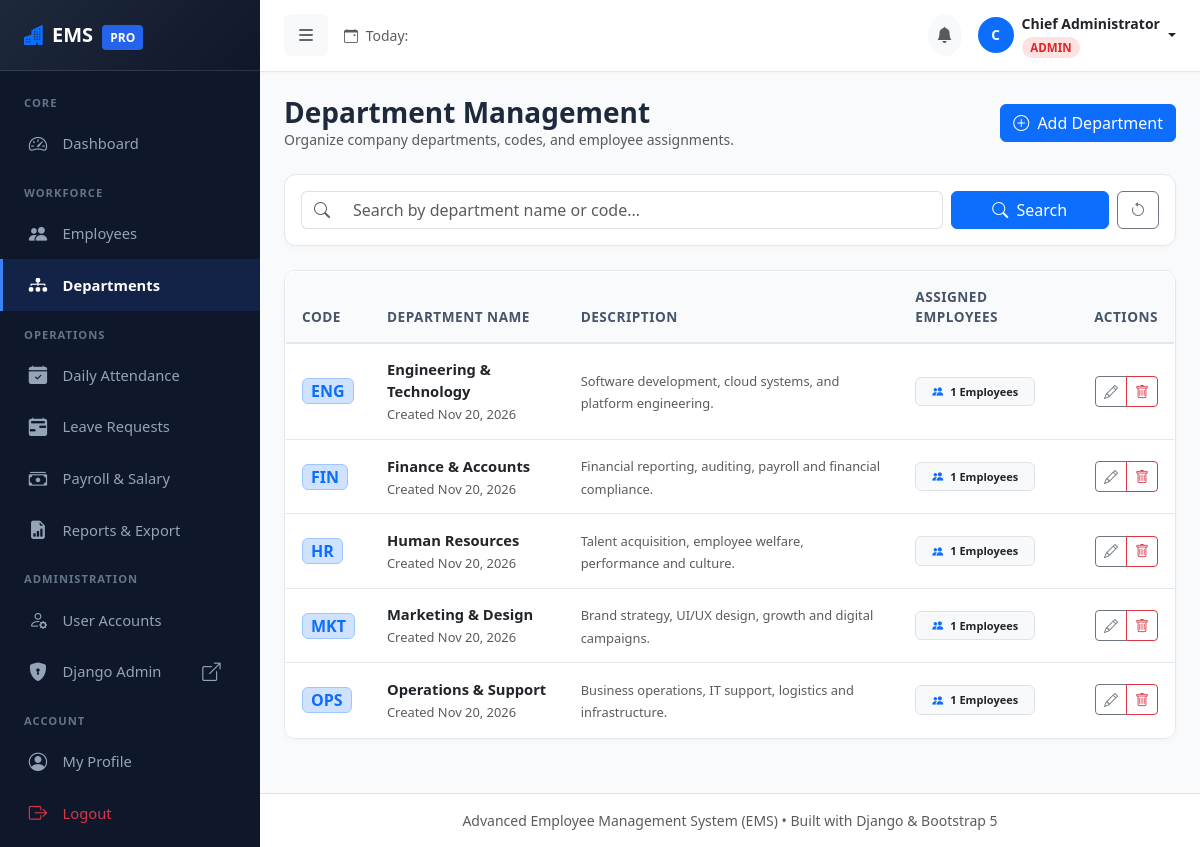
The app's page /departments/ (signed in) with its own data.
### departments/models.py (models this page shows, shortened)
class Department(models.Model):
    department_code = models.CharField(max_length=20, unique=True, verbose_name="Department Code")
    name = models.CharField(max_length=100, unique=True, verbose_name="Department Name")
    description = models.TextField(blank=True, verbose_name="Description")
    created_at = models.DateTimeField(auto_now_add=True)
    updated_at = models.DateTimeField(auto_now=True)
    class Meta:
        ordering = ['name']

### departments/views.py (the view)
# urls.py: path('', views.department_list_view, name='department_list'),
@login_required
@hr_or_admin_required
def department_list_view(request):
    search_query = request.GET.get('search', '').strip()
    departments = Department.objects.annotate(total_emp=Count('employees')).order_by('name')
    if search_query:
        departments = departments.filter(name__icontains=search_query) | departments.filter(department_code__icontains=search_query)
    return render(request, 'department_list.html', {
        'departments': departments,
        'search_query': search_query,
    })

### templates/department_list.html (shortened to what this page needs)
{% extends 'base.html' %}
{% block content %}
<div class="d-flex flex-wrap justify-content-between align-items-center mb-4 gap-2">
    <div>
        <h3 class="fw-bold mb-0">Department Management</h3>
        <p class="text-muted small mb-0">Organize company departments, codes, and employee assignments.</p>
    </div>
    <div>
        <a href="{% url 'department_add' %}" class="btn btn-primary">
            <i class="bi bi-plus-circle me-1"></i> Add Department
        </a>
    </div>
</div>
<div class="card form-card mb-4">
    <div class="card-body p-3">
        <form method="GET" class="row g-2 align-items-center">
            <div class="col-md-9">
                <div class="input-group">
                    <span class="input-group-text bg-white border-end-0"><i class="bi bi-search text-muted"></i></span>
                    <input type="text" name="search" class="form-control border-start-0" placeholder="Search by department name or code..." value="{{ search_query }}">
                </div>
            </div>
            <div class="col-md-3 d-flex gap-2">
                <button type="submit" class="btn btn-primary w-100"><i class="bi bi-search me-1"></i> Search</button>
                <a href="{% url 'department_list' %}" class="btn btn-outline-secondary" title="Reset"><i class="bi bi-arrow-counterclockwise"></i></a>
            </div>
        </form>
    </div>
</div>
<div class="card form-card">
    <div class="card-body p-0">
        <div class="table-responsive">
            <table class="table table-hover align-middle mb-0 custom-table">
                <thead>
                    <tr>
                        <th>Code</th>
                        <th>Department Name</th>
                        <th>Description</th>
                        <th>Assigned Employees</th>
                        <th class="text-end">Actions</th>
                    </tr>
                </thead>
                <tbody>
                    {% for dept in departments %}
                    <tr class="table-row-hover">
                        <td>
                            <span class="badge bg-primary-subtle text-primary border border-primary-subtle fs-6 px-2 py-1">
                                {{ dept.department_code }}
                            </span>
                        </td>
                        <td>
                            <div class="fw-bold text-dark">{{ dept.name }}</div>
                            <small class="text-muted">Created {{ dept.created_at|date:"M d, Y" }}</small>
                        </td>
                        <td>
                            <span class="text-muted small">{{ dept.description|default:"No description provided"|truncatewords:15 }}</span>
                        </td>
                        <td>
                            <a href="{% url 'employee_list' %}?department={{ dept.id }}" class="badge bg-light text-dark border text-decoration-none px-3 py-2">
                                <i class="bi bi-people-fill text-primary me-1"></i> {{ dept.total_emp }} Employees
                            </a>
                        </td>
                        <td class="text-end">
                            <div class="btn-group btn-group-sm">
                                <a href="{% url 'department_edit' dept.pk %}" class="btn btn-outline-secondary" title="Edit Department">
                                    <i class="bi bi-pencil"></i>
                                </a>
                                <a href="{% url 'department_delete' dept.pk %}" class="btn btn-outline-danger" title="Delete Department">
                                    <i class="bi bi-trash"></i>
                                </a>
                            </div>
                        </td>
                    </tr>
                    {% endfor %}
                </tbody>
            </table>
        </div>
    </div>
</div>
{% endblock %}

### templates/base.html (shortened to what this page needs)
<!DOCTYPE html>
<html lang="en">
<head>
    <link href="https://cdn.jsdelivr.net/npm/bootstrap@5.3.3/dist/css/bootstrap.min.css" rel="stylesheet">
    <link rel="stylesheet" href="https://cdn.jsdelivr.net/npm/bootstrap-icons@1.11.3/font/bootstrap-icons.min.css">
    {% load static %}
    <link rel="stylesheet" href="{% static 'css/style.css' %}">
</head>
<body>
    {% if user.is_authenticated %}
    <div class="d-flex" id="wrapper">
        <div id="sidebar-wrapper">
            <div class="sidebar-heading d-flex align-items-center justify-content-between">
                <div>
                    <i class="bi bi-buildings-fill text-primary me-2"></i>EMS <span class="brand-badge ms-1">PRO</span>
                </div>
            </div>
            <div class="py-2">
                <div class="sidebar-category">Core</div>
                <a href="{% url 'dashboard' %}" class="sidebar-nav-item {% if request.resolver_match.url_name == 'dashboard' %}active{% endif %}">
                    <i class="bi bi-speedometer2"></i> Dashboard
                </a>
                {% if is_admin_user or is_hr_user %}
                <div class="sidebar-category">Workforce</div>
                <a href="{% url 'employee_list' %}" class="sidebar-nav-item {% if 'employees' in request.path and request.resolver_match.url_name != 'employee_self_edit' %}active{% endif %}">
                    <i class="bi bi-people-fill"></i> Employees
                </a>
                <a href="{% url 'department_list' %}" class="sidebar-nav-item {% if 'departments' in request.path %}active{% endif %}">
                    <i class="bi bi-diagram-3-fill"></i> Departments
                </a>
                {% endif %}
                <div class="sidebar-category">Operations</div>
                {% if is_admin_user or is_hr_user %}
                <a href="{% url 'attendance_list' %}" class="sidebar-nav-item {% if request.resolver_match.url_name == 'attendance_list' %}active{% endif %}">
                    <i class="bi bi-calendar-check-fill"></i> Daily Attendance
                </a>
                <a href="{% url 'leave_list' %}" class="sidebar-nav-item {% if request.resolver_match.url_name == 'leave_list' or request.resolver_match.url_name == 'leave_review' %}active{% endif %}">
                    <i class="bi bi-calendar2-range-fill"></i> Leave Requests
                </a>
                <a href="{% url 'salary_list' %}" class="sidebar-nav-item {% if request.resolver_match.url_name == 'salary_list' or request.resolver_match.url_name == 'salary_add' %}active{% endif %}">
                    <i class="bi bi-cash-stack"></i> Payroll & Salary
                </a>
                <a href="{% url 'reports' %}" class="sidebar-nav-item {% if 'reports' in request.path %}active{% endif %}">
                    <i class="bi bi-file-earmark-bar-graph-fill"></i> Reports & Export
                </a>
                {% endif %}
                {% if is_admin_user %}
                <div class="sidebar-category">Administration</div>
                <a href="{% url 'user_list' %}" class="sidebar-nav-item {% if request.resolver_match.url_name == 'user_list' or request.resolver_match.url_name == 'user_edit' %}active{% endif %}">
                    <i class="bi bi-person-gear"></i> User Accounts
                </a>
                <a href="/admin/" target="_blank" class="sidebar-nav-item">
                    <i class="bi bi-shield-lock-fill"></i> Django Admin <i class="bi bi-box-arrow-up-right ms-auto small"></i>
                </a>
                {% endif %}
                <div class="sidebar-category">Account</div>
                <a href="{% url 'profile' %}" class="sidebar-nav-item {% if request.resolver_match.url_name == 'profile' %}active{% endif %}">
                    <i class="bi bi-person-circle"></i> My Profile
                </a>
                <a href="{% url 'logout' %}" class="sidebar-nav-item text-danger">
                    <i class="bi bi-box-arrow-right"></i> Logout
                </a>
            </div>
        </div>
        <div id="page-content-wrapper">
            <nav class="navbar navbar-expand-lg top-navbar">
                <div class="container-fluid px-0">
                    <button class="btn btn-light border-0 me-3" id="sidebarToggle" type="button">
                        <i class="bi bi-list fs-5"></i>
                    </button>
                    <div class="d-none d-md-flex align-items-center">
                        <span class="text-muted small">
                            <i class="bi bi-calendar-event me-1"></i> Today: {{ today|date:"l, d F Y" }}
                        </span>
                    </div>
                    <div class="ms-auto d-flex align-items-center gap-3">
                        <div class="dropdown">
                            <a class="btn btn-light position-relative rounded-circle p-2" href="#" role="button" data-bs-toggle="dropdown" aria-expanded="false">
                                <i class="bi bi-bell-fill text-muted"></i>
                            </a>
                        </div>
                        <div class="dropdown">
                            <a class="d-flex align-items-center text-decoration-none dropdown-toggle text-dark" href="#" role="button" data-bs-toggle="dropdown" aria-expanded="false">
                                {% if current_employee and current_employee.photo_url %}
                                <img src="{{ current_employee.photo_url }}" alt="Profile" class="navbar-user-avatar me-2">
                                {% else %}
                                <div class="emp-table-avatar me-2 bg-primary text-white">
                                    {{ user.first_name|default:user.username|slice:":1"|upper }}
                                </div>
                                {% endif %}
                                <div class="d-none d-lg-block text-start me-1">
                                    <div class="fw-bold small">{{ user.first_name|default:user.username }} {{ user.last_name }}</div>
                                    <span class="role-badge role-{{ user_role|lower }}">{{ user_role }}</span>
                                </div>
                            </a>
                        </div>
                    </div>
                </div>
            </nav>
            <main class="container-fluid p-4">
                {% block content %}{% endblock %}
            </main>
            <footer class="mt-auto py-3 bg-white border-top text-center text-muted small">
                <div class="container-fluid">
                    Advanced Employee Management System (EMS) &bull; Built with Django &amp; Bootstrap 5
                </div>
            </footer>
        </div>
    </div>
    {% endif %}
</body>
</html>

### static/css/style.css (style rules this page uses)
:root { --primary: #2563eb; --primary-hover: #1d4ed8; --secondary: #64748b; --dark-sidebar: #0f172a; --sidebar-hover: #1e293b; --sidebar-active: #3b82f6; --sidebar-text: #94a3b8; --sidebar-text-active: #ffffff; --bg-main: #f8fafc; --card-bg: #ffffff; --border-color: #e2e8f0; --text-main: #1e293b; --text-muted: #64748b; }
body { font-family: 'Segoe UI', Roboto, -apple-system, BlinkMacSystemFont, sans-serif; background-color: var(--bg-main); color: var(--text-main); min-height: 100vh; }
#sidebar-wrapper { min-height: 100vh; width: 260px; background-color: var(--dark-sidebar); transition: margin 0.25s ease-out; position: sticky; top: 0; z-index: 1020; }
#sidebar-wrapper .sidebar-heading { padding: 1.25rem 1.5rem; font-size: 1.25rem; font-weight: 700; color: #fff; background: linear-gradient(135deg, #1e293b 0%, #0f172a 100%); border-bottom: 1px solid rgba(255, 255, 255, 0.1); }
.sidebar-heading .brand-badge { background: var(--primary); font-size: 0.75rem; padding: 0.25rem 0.5rem; border-radius: 4px; }
.sidebar-category { font-size: 0.7rem; text-transform: uppercase; letter-spacing: 1px; color: #64748b; padding: 1rem 1.5rem 0.35rem; font-weight: 700; }
.sidebar-nav-item { display: flex; align-items: center; padding: 0.75rem 1.5rem; color: var(--sidebar-text); text-decoration: none; font-weight: 500; font-size: 0.92rem; transition: all 0.2s ease; border-left: 3px solid transparent; }
.sidebar-nav-item.active { color: #fff; background-color: rgba(37, 99, 235, 0.15); border-left-color: var(--sidebar-active); font-weight: 600; }
.sidebar-nav-item i { font-size: 1.15rem; margin-right: 0.85rem; width: 22px; text-align: center; }
#page-content-wrapper { flex: 1; min-width: 0; display: flex; flex-direction: column; }
.top-navbar { background: #ffffff; border-bottom: 1px solid var(--border-color); padding: 0.8rem 1.5rem; box-shadow: 0 1px 3px rgba(0,0,0,0.03); }
.role-badge { font-size: 0.72rem; padding: 0.2rem 0.55rem; border-radius: 20px; font-weight: 600; }
.role-admin { background-color: #fee2e2; color: #dc2626; }
.custom-table { background: #fff; border-radius: 10px; overflow: hidden; border: 1px solid var(--border-color); }
.custom-table thead th { background-color: #f8fafc; color: #475569; font-weight: 600; font-size: 0.85rem; text-transform: uppercase; letter-spacing: 0.5px; padding: 0.9rem 1rem; border-bottom: 2px solid var(--border-color); }
.custom-table tbody td { padding: 0.9rem 1rem; vertical-align: middle; font-size: 0.92rem; border-bottom: 1px solid var(--border-color); }
.emp-table-avatar { width: 36px; height: 36px; border-radius: 50%; object-fit: cover; background-color: #e2e8f0; display: inline-flex; align-items: center; justify-content: center; font-weight: 600; color: #475569; font-size: 0.85rem; }
.form-card { background: #ffffff; border-radius: 12px; border: 1px solid var(--border-color); box-shadow: 0 2px 6px rgba(0,0,0,0.03); }

### records on screen
Department: department_code "ENG", name "Engineering & Technology", created_at "Nov 20, 2026", description "Software development, cloud systems, and platform engineering.", total_emp "1"
Department: department_code "FIN", name "Finance & Accounts", created_at "Nov 20, 2026", description "Financial reporting, auditing, payroll and financial compliance.", total_emp "1"
Department: department_code "HR", name "Human Resources", created_at "Nov 20, 2026", description "Talent acquisition, employee welfare, performance and culture.", total_emp "1"
Department: department_code "MKT", name "Marketing & Design", created_at "Nov 20, 2026", description "Brand strategy, UI/UX design, growth and digital campaigns.", total_emp "1"
Department: department_code "OPS", name "Operations & Support", created_at "Nov 20, 2026", description "Business operations, IT support, logistics and infrastructure.", total_emp "1"

### other values on screen
{{ user.first_name|default:user.username|slice:":1"|upper }} "C"
{{ user.first_name|default:user.username }} "Chief"
{{ user.last_name }} "Administrator"
{{ user_role }} "ADMIN"
